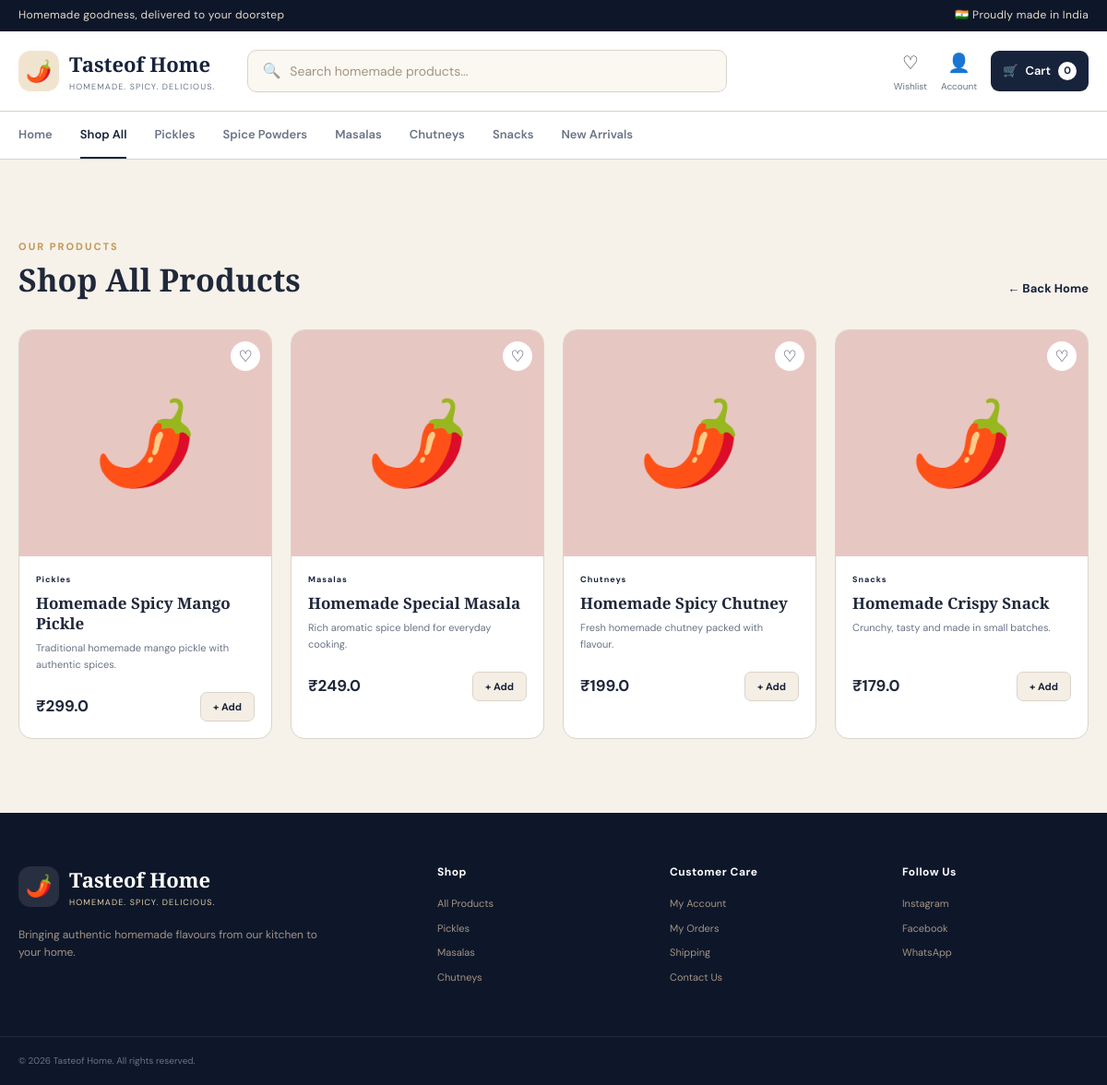
Page /shop on the committed database.
### app/models.py (models this page shows)
class Product(Base):
    __tablename__ = "products"
    id = Column(
        Integer,
        primary_key=True,
        index=True
    )
    name = Column(
        String(200),
        nullable=False
    )
    description = Column(
        Text,
        nullable=True
    )
    price = Column(
        Float,
        nullable=False
    )
    image = Column(
        String(500),
        nullable=True
    )
    category = Column(
        String(100),
        nullable=True
    )
    stock = Column(
        Integer,
        default=0
    )
    is_active = Column(
        Boolean,
        default=True
    )
    created_at = Column(
        DateTime,
        default=datetime.utcnow
    )
    order_items = relationship(
        "OrderItem",
        back_populates="product"
    )

### app/main.py (the view)
@app.get("/shop")
async def shop_page(
    request: Request,
    db: Session = Depends(get_db),
):
    products = (
        db.query(models.Product)
        .filter(
            models.Product.is_active == True
        )
        .all()
    )
    return templates.TemplateResponse(
        request=request,
        name="shop.html",
        context={
            "request": request,
            "products": products,
        },
    )

### app/templates/shop.html (shortened to what this page needs)
<!DOCTYPE html>
<html lang="en">
<head>
    <link
        rel="stylesheet"
        href="{{ url_for('static', path='css/main.css') }}"
    >
</head>
<body>
    <div class="top-bar">
        <div class="container top-bar-content">
            <span>
                Homemade goodness, delivered to your doorstep
            </span>
            <span>
                🇮🇳 Proudly made in India
            </span>
        </div>
    </div>
    <header class="header">
        <div class="container header-content">
            <a href="/" class="brand">
                <div class="brand-icon">
                    🌶️
                </div>
                <div>
                    <div class="brand-name">
                        Tasteof Home
                    </div>
                    <div class="brand-tagline">
                        Homemade. Spicy. Delicious.
                    </div>
                </div>
            </a>
            <div class="search-box">
                <span class="search-icon">
                    🔍
                </span>
                <input
                    type="text"
                    placeholder="Search homemade products..."
                >
            </div>
            <div class="header-actions">
                <a href="#" class="header-action">
                    <span>♡</span>
                    <small>
                        Wishlist
                    </small>
                </a>
                <a href="/account" class="header-action">
                    <span>👤</span>
                    <small>
                        Account
                    </small>
                </a>
                <a href="/cart" class="cart-button">
                    <span>
                        🛒
                    </span>
                    <span>
                        Cart
                    </span>
                    <strong>
                        0
                    </strong>
                </a>
            </div>
        </div>
    </header>
    <nav class="navigation">
        <div class="container navigation-content">
            <a href="/">
                Home
            </a>
            <a href="/shop" class="active">
                Shop All
            </a>
            <a href="#">
                Pickles
            </a>
            <a href="#">
                Spice Powders
            </a>
            <a href="#">
                Masalas
            </a>
            <a href="#">
                Chutneys
            </a>
            <a href="#">
                Snacks
            </a>
            <a href="#">
                New Arrivals
            </a>
        </div>
    </nav>
    <main>
        <section class="products section">
            <div class="container">
                <div class="section-heading">
                    <div>
                        <span class="section-label">
                            OUR PRODUCTS
                        </span>
                        <h2>
                            Shop All Products
                        </h2>
                    </div>
                    <a href="/">
                        ← Back Home
                    </a>
                </div>
                <div class="product-grid">
                    {% for product in products %}
                    <article class="product-card">
                        <div class="product-image product-red">
                            <button
                                class="wishlist"
                                type="button"
                            >
                                ♡
                            </button>
                            {% if product.image %}
                                <img
                                    src="{{ url_for('static', path='images/' ~ product.image) }}"
                                    alt="{{ product.name }}"
                                    class="product-real-image"
                                >
                            {% else %}
                                🌶️
                            {% endif %}
                        </div>
                        <div class="product-details">
                            {% if product.category %}
                            <div class="product-category">
                                {{ product.category }}
                            </div>
                            {% endif %}
                            <h3>
                                {{ product.name }}
                            </h3>
                            {% if product.description %}
                            <p>
                                {{ product.description }}
                            </p>
                            {% endif %}
                            <div class="product-bottom">
                                <div>
                                    <span class="price">
                                        ₹{{ product.price }}
                                    </span>
                                </div>
                                <form
                                    action="/cart/add"
                                    method="post"
                                >
                                    <button
                                        class="add-button"
                                        type="submit"
                                    >
                                        + Add
                                    </button>
                                </form>
                            </div>
                        </div>
                    </article>
                    {% else %}
                    <p>
                        No products available.
                    </p>
                    {% endfor %}
                </div>
            </div>
        </section>
    </main>
    <footer class="footer">
        <div class="container footer-grid">
            <div class="footer-brand">
                <div class="brand footer-logo">
                    <div class="brand-icon">
                        🌶️
                    </div>
                    <div>
                        <div class="brand-name">
                            Tasteof Home
                        </div>
                        <div class="brand-tagline">
                            Homemade. Spicy. Delicious.
                        </div>
                    </div>
                </div>
                <p>
                    Bringing authentic homemade flavours
                    from our kitchen to your home.
                </p>
            </div>
            <div>
                <h4>
                    Shop
                </h4>
                <a href="/shop">
                    All Products
                </a>
                <a href="#">
                    Pickles
                </a>
                <a href="#">
                    Masalas
                </a>
                <a href="#">
                    Chutneys
                </a>
            </div>
            <div>
                <h4>
                    Customer Care
                </h4>
                <a href="/account">
                    My Account
                </a>
                <a href="#">
                    My Orders
                </a>
                <a href="#">
                    Shipping
                </a>
                <a href="#">
                    Contact Us
                </a>
            </div>
            <div>
                <h4>
                    Follow Us
                </h4>
                <a href="#">
                    Instagram
                </a>
                <a href="#">
                    Facebook
                </a>
                <a href="#">
                    WhatsApp
                </a>
            </div>
        </div>
        <div class="footer-bottom">
            <div class="container">
                © 2026 Tasteof Home. All rights reserved.
            </div>
        </div>
    </footer>
</body>
</html>

### rows in the picture
Product: category "Pickles", name "Homemade Spicy Mango Pickle", description "Traditional homemade mango pickle with authentic spices.", price "299.0"
Product: category "Masalas", name "Homemade Special Masala", description "Rich aromatic spice blend for everyday cooking.", price "249.0"
Product: category "Chutneys", name "Homemade Spicy Chutney", description "Fresh homemade chutney packed with flavour.", price "199.0"
Product: category "Snacks", name "Homemade Crispy Snack", description "Crunchy, tasty and made in small batches.", price "179.0"
